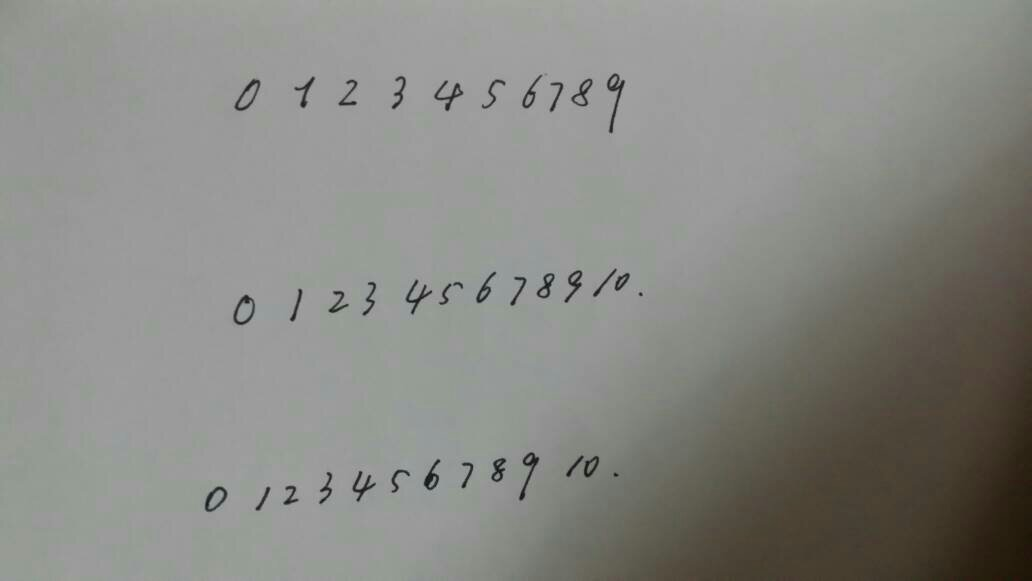
#> input picture numOCR.jpg, 1032 x 581 px
$ python morphology.py
#> lines starting #> are read from the running program, lines starting #| are printed output that depends on the picture; after the words box and inside, x2 and y2 are one past the last pixel; in counts of white or black regions, pixels touching at a corner belong together
#> further down, src is the input picture: shape (581, 1032, 3); mean B, G, R 131.8, 136.5, 136.1
import cv2 as cv
import numpy as np


def morphology(img):
    gray = cv.cvtColor(img, cv.COLOR_BGR2GRAY)
    ret, binary = cv.threshold(gray, 0, 255, cv.THRESH_BINARY_INV | cv.THRESH_OTSU)
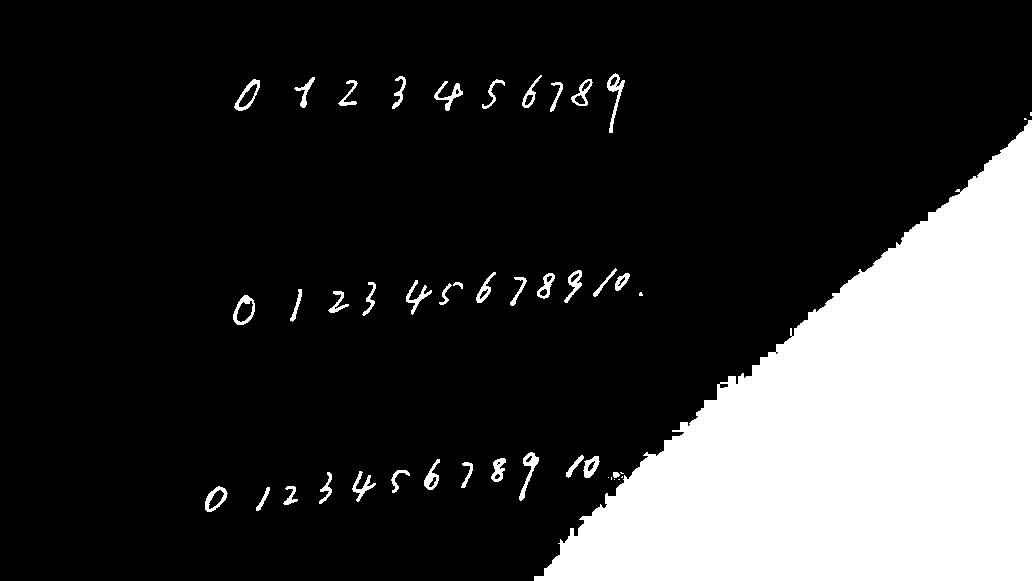
#> binary: shape (581, 1032); 20.8% white; 46 white regions (9 under 20 px), largest, box (x1, y1, x2, y2) and area: (534, 120, 1032, 581) 118765, (607, 73, 625, 133) 317, (519, 452, 539, 501) 292
#> ret = 114
    print(ret)
#| 114.0
    cv.imshow("binary", binary)
    kernel = cv.getStructuringElement(cv.MORPH_RECT, (5, 5))
    erode = cv.morphologyEx(binary, cv.MORPH_ERODE, kernel=kernel)
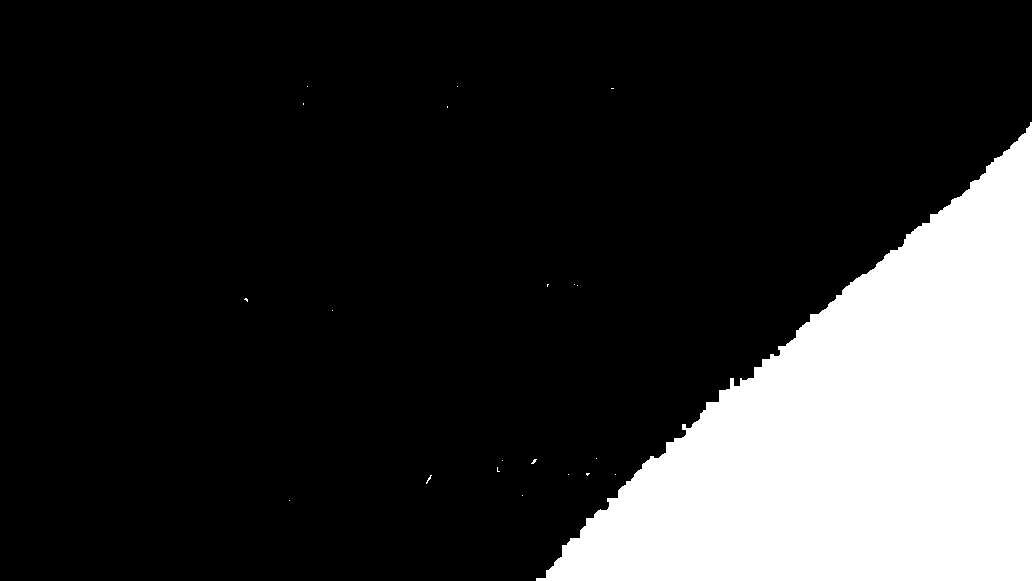
#> erode: shape (581, 1032); 19.4% white; 21 white regions (20 under 20 px), largest, box (x1, y1, x2, y2) and area: (536, 122, 1032, 581) 116518
    cv.imshow("erode", erode)
    dilate = cv.morphologyEx(binary, cv.MORPH_DILATE, kernel=kernel)
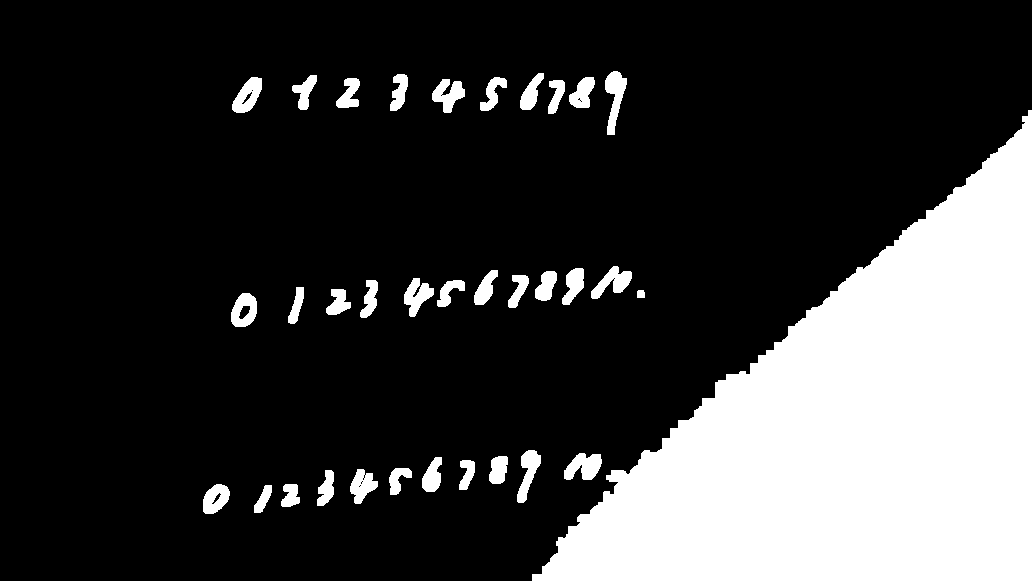
#> dilate: shape (581, 1032); 22.8% white; 34 white regions, largest, box (x1, y1, x2, y2) and area: (532, 110, 1032, 581) 121240, (605, 71, 627, 135) 737, (564, 453, 602, 480) 696
    cv.imshow("dilate", dilate)
    opening = cv.morphologyEx(binary, cv.MORPH_OPEN, kernel=kernel)
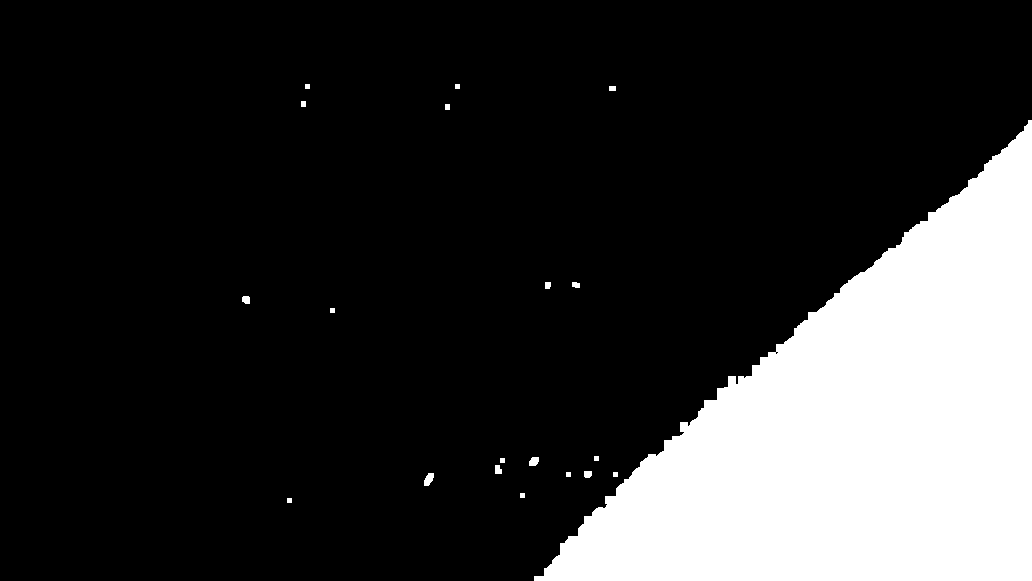
#> opening: shape (581, 1032); 19.9% white; 20 white regions, largest, box (x1, y1, x2, y2) and area: (534, 120, 1032, 581) 118540, (424, 473, 434, 486) 92, (529, 457, 539, 466) 75
    cv.imshow("open", opening)
    closing = cv.morphologyEx(binary, cv.MORPH_CLOSE, kernel=kernel)
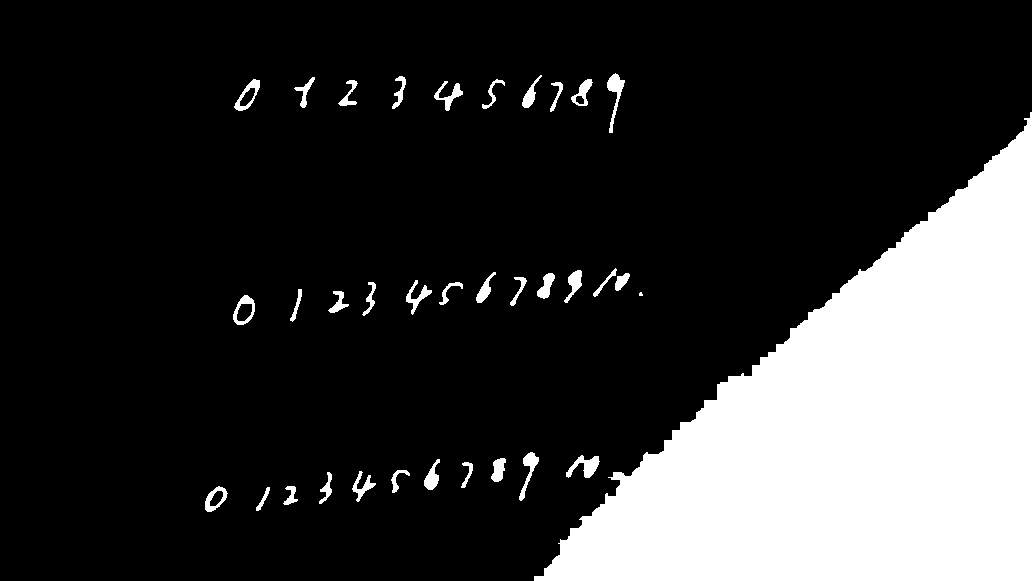
#> closing: shape (581, 1032); 21% white; 35 white regions (1 under 20 px), largest, box (x1, y1, x2, y2) and area: (534, 112, 1032, 581) 119162, (607, 73, 625, 133) 377, (566, 455, 600, 478) 372
    cv.imshow("close", closing)


src = cv.imread("numOCR.jpg")
cv.imshow("InputImage", src)
morphology(src)
cv.waitKey(0)
cv.destroyAllWindows()

$ run again, with number.jpg copied over numOCR.jpg
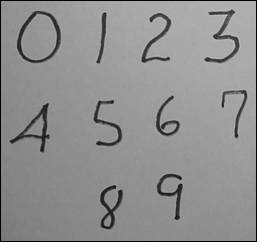
#> input picture number.jpg, 257 x 242 px
#> src is the input picture: shape (242, 257, 3); min 0, max 198, mean 143.3
#> in morphology, `ret, binary = cv.threshold(gray, 0, 255, cv.THRESH_BINARY_INV | cv.THR..`:
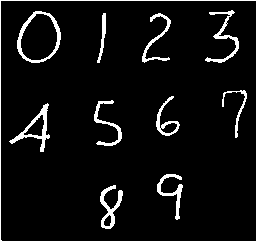
#> binary: shape (242, 257); 6.6% white; 11 white regions, largest, box (x1, y1, x2, y2) and area: (0, 0, 257, 242) 995, (17, 11, 61, 63) 472, (9, 103, 50, 152) 425
#> ret = 97
#| 97.0
#> erode: shape (242, 257); 0.01% white in thin lines or dots, all inside (x1, y1, x2, y2) = (43, 110, 121, 213)
#> dilate: shape (242, 257); 17.7% white; 11 white regions, largest, box (x1, y1, x2, y2) and area: (0, 0, 257, 242) 2959, (15, 9, 63, 65) 1184, (7, 101, 52, 154) 992
#> opening: shape (242, 257); 0.15% white; 3 white regions, box (x1, y1, x2, y2) and area: (41, 108, 47, 115) 41, (108, 209, 113, 215) 30, (118, 191, 123, 196) 25
#> in morphology, `closing = cv.morphologyEx(binary, cv.MORPH_CLOSE, kernel=kernel)`:
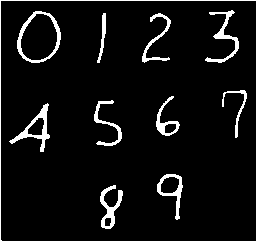
#> closing: shape (242, 257); 6.9% white; 11 white regions, largest, box (x1, y1, x2, y2) and area: (0, 0, 257, 242) 995, (17, 11, 61, 63) 472, (9, 103, 50, 152) 456
